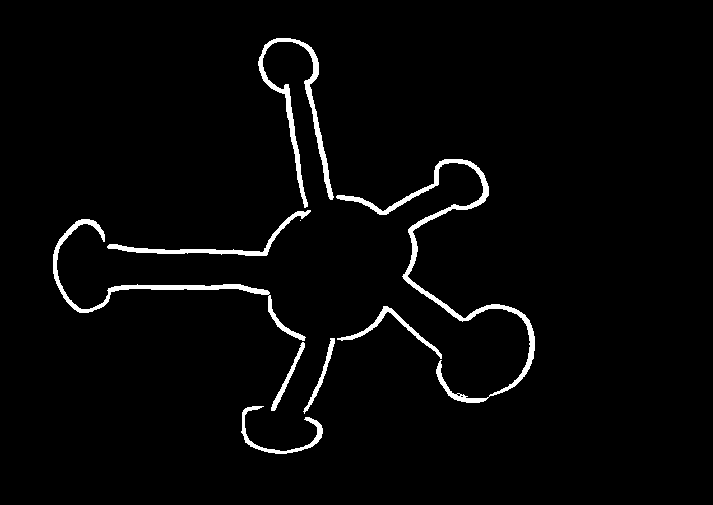
#> input picture docs/image.png, 713 x 505 px
$ python playgroundv2.py
#> lines starting #> are read from the running program, lines starting #| are printed output that depends on the picture; after the words box and inside, x2 and y2 are one past the last pixel; in counts of white or black regions, pixels touching at a corner belong together; long printed decimals are rounded
import cv2
import numpy as np

windowTitle = 'Playground V2'
imageFilename = 'image.png'
image = None
iterations = 1
morphed = None
def main():
    global iterations
    global image

    cv2.namedWindow(windowTitle)
    image = cv2.imread(imageFilename)
#> image is the input picture: shape (505, 713, 3); 2.7% white; 9 white regions (1 under 20 px), largest, box (x1, y1, x2, y2) and area: (336, 159, 535, 403) 3114, (258, 38, 334, 208) 1911, (53, 219, 306, 341) 1865
    image = cv2.cvtColor(image, cv2.COLOR_RGB2GRAY)
    render()

def findContours():
    global image

    rows, cols = image.shape
#> rows = 505; cols = 713

    image = cv2.dilate(image, np.ones((5,5),np.uint8), iterations=2)
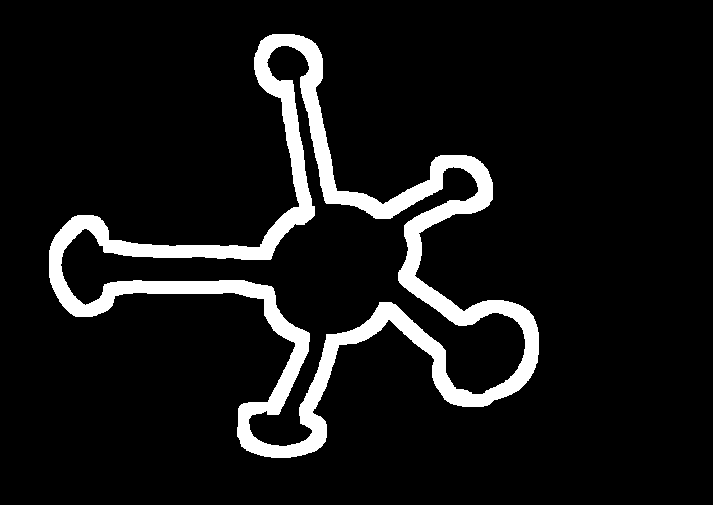
#> image: shape (505, 713); 8.6% white; 1 white region

    contours, hierarchy = cv2.findContours(
        image,
        cv2.RETR_TREE,
        cv2.CHAIN_APPROX_SIMPLE
    )
#> contours = 2 contours; box (x1, y1, x2, y2) and area: (49, 34, 539, 458) 63257, (60, 45, 526, 447) 34130

    cv2.drawContours(
        image,
        [max(contours, key = cv2.contourArea)],
        -1,
        (255, 255, 255),
        thickness = cv2.FILLED
    )
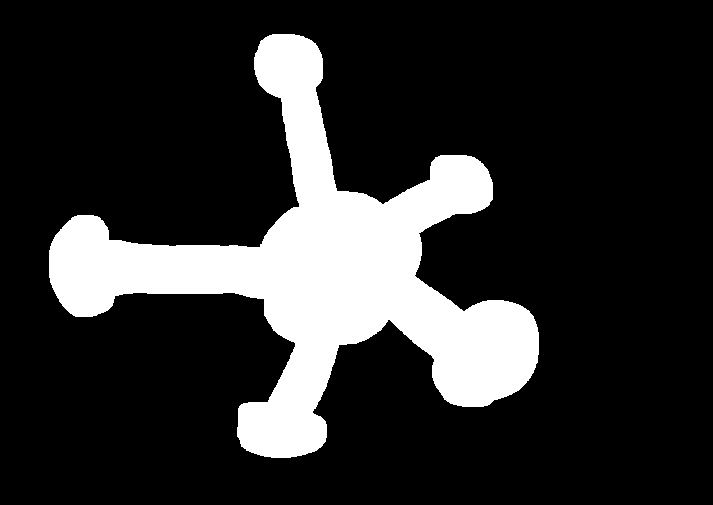
#> image: shape (505, 713); 17.8% white; 1 white region, box (x1, y1, x2, y2) and area: (49, 34, 539, 458) 64269

def morph():
    global image
    global morphed

    kernel = cv2.getStructuringElement(
        cv2.MORPH_ELLIPSE,
        (20,20)
    )

    morphed = cv2.morphologyEx(
        image,
        cv2.MORPH_ELLIPSE,
        kernel,
        iterations = 3
    )
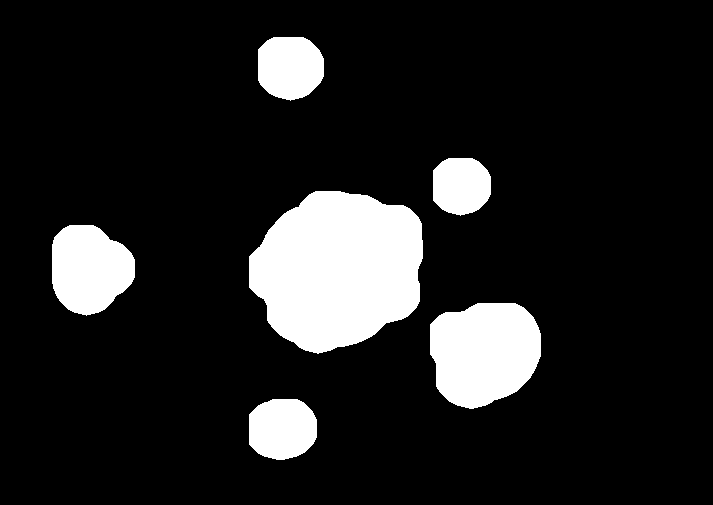
#> morphed: shape (505, 713); 12.9% white; 6 white regions, box (x1, y1, x2, y2) and area: (249, 191, 423, 354) 21514, (430, 303, 541, 409) 9384, (52, 225, 135, 316) 5793, (258, 37, 324, 101) 3483, (249, 399, 317, 460) 3460, (433, 158, 491, 216) 2785

def blobDetection():
    global morphed

    params = cv2.SimpleBlobDetector_Params()

    params.filterByColor = False
    params.filterByCircularity = True
    params.filterByConvexity = False
    params.filterByInertia = False

    params.minCircularity = 0.001

    params.filterByArea = True
    params.minArea = 0.001
    params.maxArea = 99999
    params.minDistBetweenBlobs = 0.1


    detector = cv2.SimpleBlobDetector_create(params)

    keypoints = detector.detect(morphed)
#> keypoints = 6 keypoints; (x, y, size): (338, 269, 162.8), (484, 352, 108.7), (89, 269, 87.1), (282, 428, 66.1), (290, 67, 65.5), (461, 185, 58.7)

    markedBlobs = cv2.drawKeypoints(morphed, keypoints, np.array([]), (0,0,255), cv2.DRAW_MATCHES_FLAGS_DRAW_RICH_KEYPOINTS)

    for keypoint in keypoints:
        print(keypoint.pt)
        print(keypoint.size)
#> this loop made 6 passes
#> keypoint on passes 1 to 6: keypoint at (281.8, 428.4), size 66.1, keypoint at (483.8, 352.2), size 108.7, keypoint at (89.1, 268.5), size 87.1, keypoint at (337.9, 269.2), size 162.8, keypoint at (460.7, 185.3), size 58.7, keypoint at (289.5, 66.8), size 65.5
#| (281.846, 428.358)
#| 66.078
#| (483.834, 352.175)
#| 108.716
#| (89.134, 268.536)
#| 87.089
#| (337.860, 269.160)
#| 162.844
#| (460.725, 185.279)
#| 58.670
#> (further printed lines are left out)
    cv2.imshow('Blobs', markedBlobs)

def render():
    findContours()
    morph()
    blobDetection()

    cv2.imshow(windowTitle, morphed)


if __name__ == '__main__':
    main()
    while True:
        key = cv2.waitKey()
#> (key Esc is pressed here)
        if key == 27:
            break
        else:
            render()
            continue
